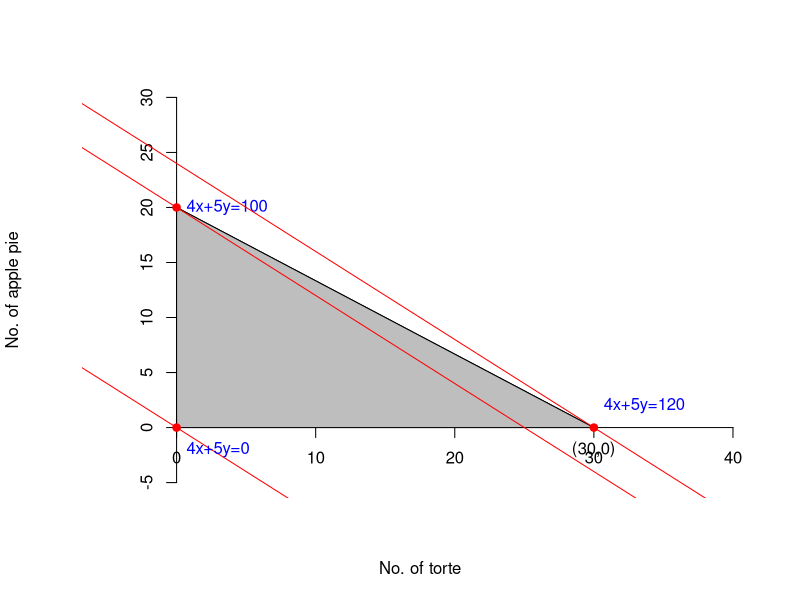
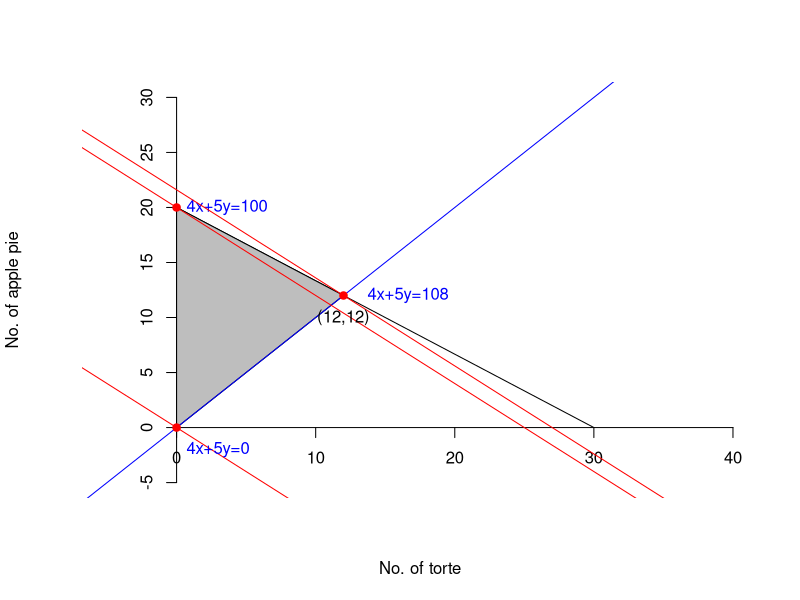
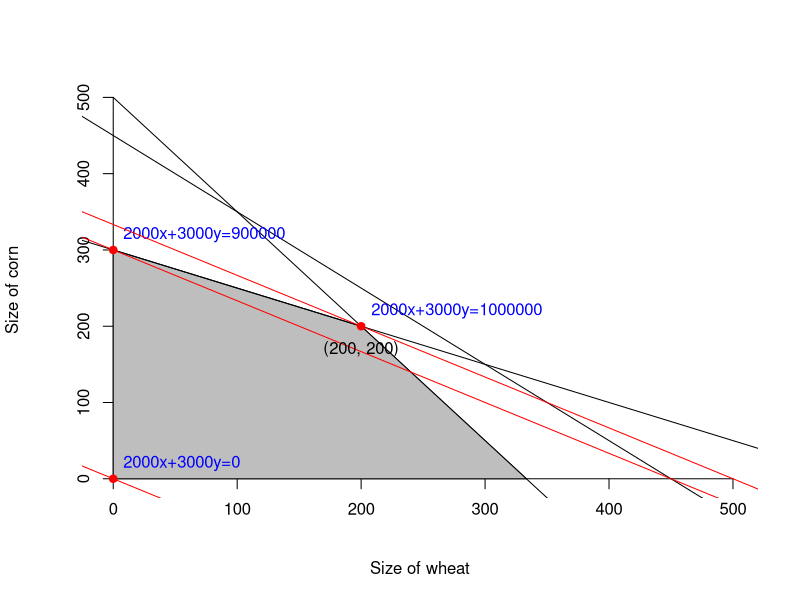

The R script that drew these images, in order:
## ---- chunk 1
knitr::opts_chunk$set(echo = TRUE)
## ---- chunk 2
x <- c(0:30)
y <- -2/3*x + 20

plot(x, y, type="l", xlim = c(-5,40), ylim=c(-5,30), axes = FALSE, 
     xlab = "No. of torte", ylab = "No. of apple pie")
axis(1, pos=0); axis(2, pos=0)
polygon(x = c(0,0,30), y = c(0,20,0), col = "grey")

abline(a=0, b=-4/5, col = "red")
text(x=0, y = -2, labels = "4x+5y=0", col = "blue",pos=4)
points(x=0, y=0, col="red", pch=19)

abline(a=20, b=-4/5, col = 'red')
text(x=0, y = 20, labels = "4x+5y=100", col = "blue",pos=4)
points(x=0, y=20, col="red", pch=19)

abline(a=24, b=-4/5, col = "red")
text(x=30, y = 2, labels = "4x+5y=120", col = "blue",pos=4)
points(x=30, y=0, col="red", pch=19)
text(x=30, y = -2, labels = "(30,0)")

## ---- chunk 3
x <- c(0:30)
y <- -2/3*x + 20
plot(x, y, type="l", xlim = c(-5,40), ylim=c(-5,30), axes = FALSE, 
     xlab = "No. of torte", ylab = "No. of apple pie")
axis(1, pos=0); axis(2, pos=0)
polygon(x = c(0,0,12), y = c(0,20,12), col = "grey")
abline(a=0, b =1, col ="blue")

abline(a=0, b=-4/5, col = "red")
points(x=0, y=0, col="red", pch=19)
text(x=0, y = -2, labels = "4x+5y=0", col = "blue",pos=4)

abline(a=20, b=-4/5, col = 'red')
points(x=0, y=20, col="red", pch=19)
text(x=0, y=20, labels = "4x+5y=100", col = "blue",pos=4)

abline(a=21.6, b=-4/5, col = "red")
points(x=12, y=12, col="red", pch=19)
text(x=13, y = 12, labels = "4x+5y=108", col = "blue",pos=4)
text(x=12, y = 10, labels = "(12,12)")

## ---- chunk 4
x <- c(0:500)
y <- -3/2*x + 500
plot(x, y, type="l", xlim = c(-5,500), ylim=c(-5,500), axes = FALSE, 
     xlab = "Size of wheat", ylab = "Size of corn")
axis(1, pos=0); axis(2, pos=0)
polygon(x = c(0,0,200,1000/3), y = c(0,300,200,0), col="grey")
abline(a=450, b =-1)
abline(a=300, b=-1/2)

abline(a=0, b=-2/3, col="red")
points(x=0, y=0, col="red", pch=19)
text(x=0, y = 20, labels = "2000x+3000y=0", col = "blue",pos=4)

abline(a=300, b=-2/3, col="red")
points(x=0, y=300, col="red", pch=19)
text(x=0, y = 320, labels = "2000x+3000y=900000", col = "blue",pos=4)

abline(a=1000/3, b=-2/3, col="red")
points(x=200, y=200, col="red", pch=19)
text(x=200, y = 220, labels = "2000x+3000y=1000000", col = "blue",pos=4)
text(x=200, y = 170, labels ="(200, 200)")
## ---- chunk 5
library("lpSolve")
objective.in <- c(2000, 3000)
const.mat <- matrix(c(1,1,
                      3,2,
                      2,4), nrow = 3, ncol = 2, byrow = TRUE)
const.rhs <- c(450, 1000, 1200)
const.dir <- c("<=", "<=", "<=")

optimum <- lp(direction = "max", objective.in, const.mat, const.dir, const.rhs)

optimum$solution
optimum$objval
## ---- chunk 6
df_raw <- data.frame()
df_int <- data.frame()

for(i in c(seq(200, 2200, 100))){
  objective.in <- c(2000, 3000)
  const.mat <- matrix(c(1,1,
                        3,2,
                        2,4), nrow = 3, ncol = 2, byrow = TRUE)
  const.rhs <- c(450, 1000, i)
  const.dir <- c("<=", "<=", "<=")
  
  optimum <- lp(direction = "max", objective.in, const.mat, const.dir, const.rhs)
  df_raw <- rbind(df_raw, data.frame(fertilizer = i, wheat=optimum$solution[1],
                  corn = optimum$solution[2], profit=optimum$objval))
  
  optimum_int <- lp(direction = "max", objective.in, const.mat, const.dir, const.rhs,
                    all.int = TRUE)
  df_int <- rbind(df_int, data.frame(fertilizer = i, wheat=optimum_int$solution[1], 
                  corn = optimum_int$solution[2], profit=optimum_int$objval))
  
}
df_raw    # Result without integer condition
df_int    # Result with integer condition
## ---- chunk 7
objective.in <- c(13, 16, 16, 14, 39)
const.mat <- matrix(c(11, 53, 5, 5, 29,
                      3, 6, 5, 1, 34), nrow = 2, ncol = 5, byrow = TRUE)
const.rhs <- c(40, 20)
const.dir <- c("<=", "<=")

optimum <- lp(direction = "max", objective.in, const.mat, const.dir, const.rhs)

optimum$solution
optimum$objval
## ---- chunk 8
objective.in <- c(0.18, 0.23, 0.05)
const.mat <- matrix(c(72, 121, 65,
                      72, 121, 65,
                      107, 500, 0,
                      107, 500, 0,
                      1, 0, 0,
                      0, 1, 0,
                      0, 0, 1), nrow = 7, ncol = 3, byrow = TRUE)
const.rhs <- c(2000, 2250, 5000, 50000, 10, 10, 10)
const.dir <- c(">=", "<=", ">=", "<=", "<=", "<=", "<=")

optimum <- lp(direction = "min", objective.in, const.mat, const.dir, 
              const.rhs, all.int = TRUE) # with integer condition

optimum$solution
optimum$objval
## ---- chunk 9
objective.in <- c(1,1,1,1,1,1)
const.mat <- matrix(c(1,0,0,1,0,0,
                      0,1,0,0,1,0,
                      0,0,1,0,0,1,
                      1,0,0,1,0,0,
                      0,1,0,0,1,0,
                      0,0,1,0,0,1,
                      1.3,1,0,0,0,0,
                      1.4,1.4/1.3,1,0,0,0,
                      0,0,0,1.2,1,0,
                      0,0,0,1.6,4/3,1), nrow=10, ncol=6, byrow = TRUE)
const.rhs <- c(1.2,1.5,2,2,2,3,2.6,2.8,3.6,4.8)
const.dir <- c(">=",">=",">=","<=","<=","<=","<=","<=","<=","<=")

optimum <- lp(direction = "max", objective.in, const.mat, const.dir, 
              const.rhs)

optimum$solution
optimum$objval
